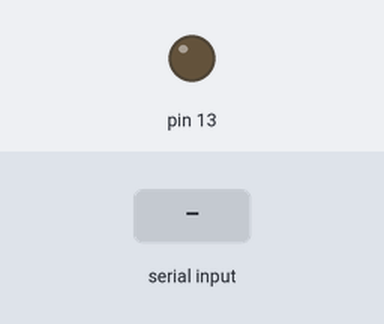
Simulated run of this sketch. Board: Arduino Uno, built with avr-gcc and run on an emulated ATmega328P. On the bench: output pins drawn as LEDs (lit = HIGH). Inputs (shaded band) come from the test bench.

Above: at 1.2 s.
1.3 s: "l" received over Serial
At 1.9 s:
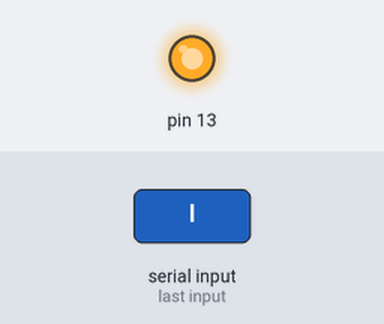
2.8 s: "1" received over Serial
At 4.2 s:
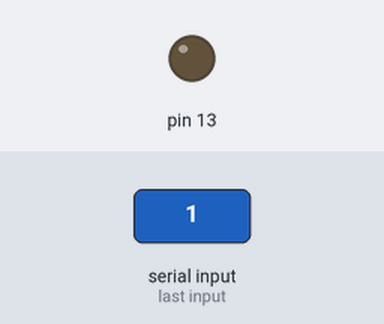
Timing chart, 0 to 5.8 s (numbered marks = the images above; inputs shaded):
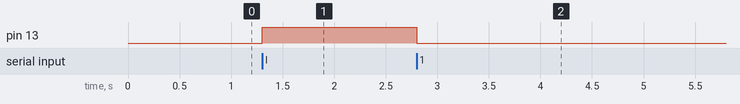

The sketch:

PHPSerial.ino
```cpp
void setup() {
  Serial.begin(9600);
  pinMode(13, OUTPUT);
}

void loop() {
  if (Serial.available() > 0) {
    char c = Serial.read();

    Serial.flush();

    if (c == 'l') {
      digitalWrite(13, HIGH);
    } else {
      digitalWrite(13, LOW);
    }
  }
}
```

Measured:
- after the input at 1.3 s, pin 13: LOW → HIGH at once
- after the input at 2.8 s, pin 13: HIGH → LOW at once
